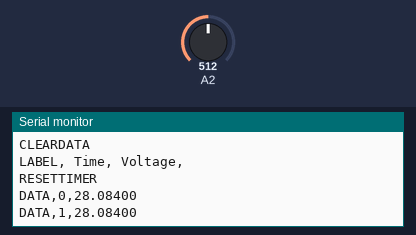
Recording of a sketch running on a simulated Arduino Uno, built with avr-gcc and run on an emulated ATmega328P. Parts: the last lines printed to the serial monitor. Inputs (shaded band) come from the test bench; at power-on: A2 = 512.

Above: at 1.2 s.
1.3 s: A2 set to 716
At 2.5 s:
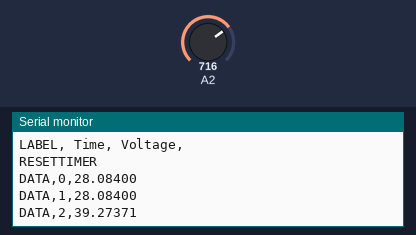
2.8 s: A2 set to 900
At 3.4 s:
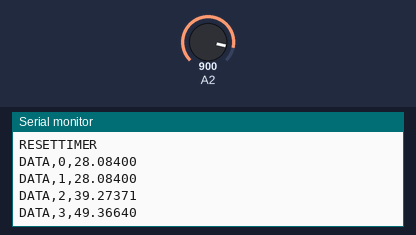
Timing chart, 0 to 5.8 s (numbered marks = the images above; inputs shaded):
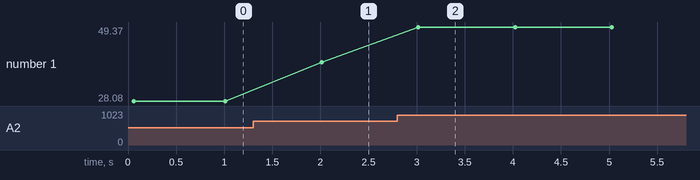

Measured:
- after the input at 1.3 s, the serial monitor: prints a new line after 0.71 s (image 1)
- after the input at 2.8 s, the serial monitor: prints a new line after 0.22 s (image 2)
- plotted number 1: 28.08 → 39.27 after the input at 1.3 s, 39.27 → 49.37 after the input at 2.8 s

The sketch:

Voltage_devider.ino
```cpp
void setup() {
  // initialize serial communication at 9600 bits per second:
Serial.begin(9600);
Serial.println("CLEARSHEET");//setup so PLX-DAQ recieves data.
Serial.println("CLEARDATA");
Serial.println("LABEL, Time, Voltage,");//Name labels for columns in Excel
Serial.println("RESETTIMER");
}

void loop(){
  Serial.print("DATA,"); //setup so PLX-DAQ recieves data.

  int sum = 0;
  for (int i=0; i<30; i++) {
  sum=sum+analogRead(A2); //for loop to sum 30 measurments
  }
  float average=sum/30; //get average of the 30 measurments (better precision)
  float voltageR2 = average * (5.015 / 1024); //voltage reading across R2
  // Convert the analog reading (which goes from 0 - 1023) to a voltage (0 - 5V):
  float Vs =( voltageR2 * 10.2)+voltageR2; //Total voltage calculations
  //R1 and R2 ratio is 10.2, therefore V across R1 is V for R2*Ratio
  //Total voltage is the sum of voltages across both resistors
  unsigned long Time=millis()/1000; //how much time has elapsed
  // print out the value you read:
  Serial.print(Time); //print time elapsed
  Serial.print(",");
  Serial.println(Vs,5); //print total voltage with 5 decimals
  //separate data print outs with by comma, so PLX-DAQ recognizes it as separate data
  delay (1000);//repeat the loop every second (take data every second)

}
```
